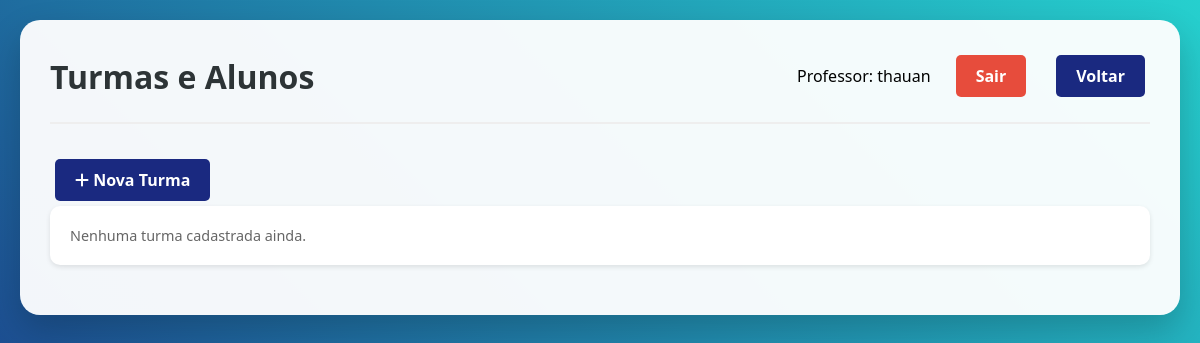
Page /visualizar_turmas/ (signed in) on the earlier database version.
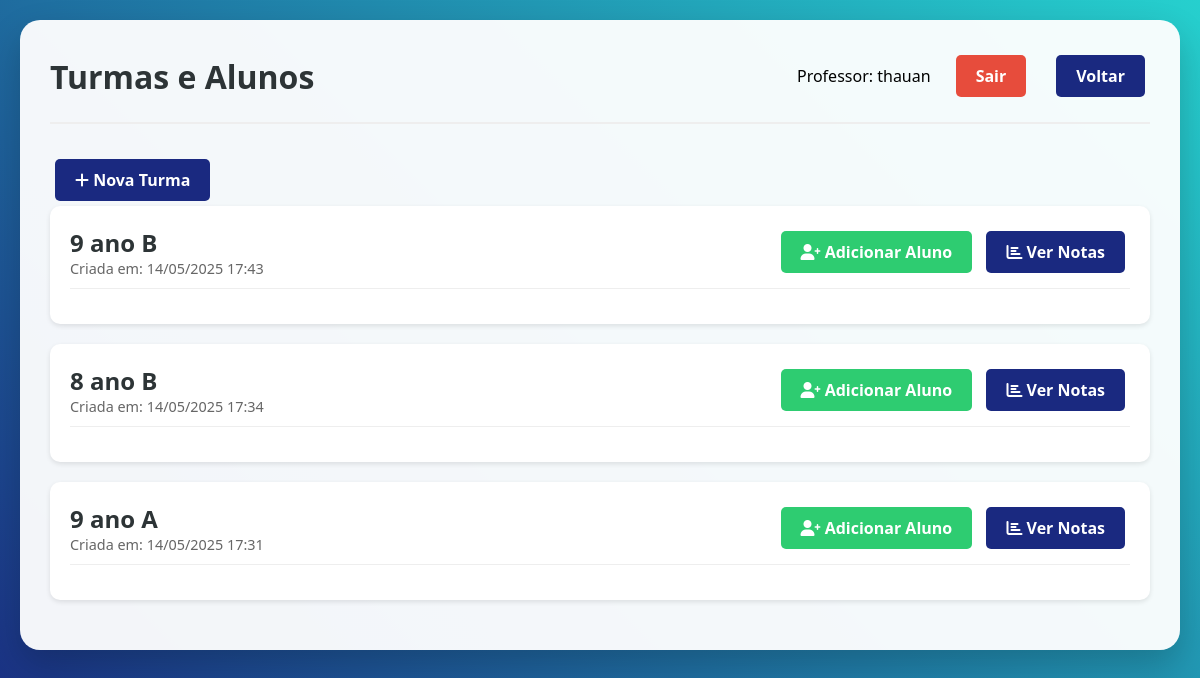
Same page on the later database version.
### notas/models.py (models this page shows, shortened)
class Professor(AbstractUser):
    email = models.EmailField(unique=True)

class Turma(models.Model):
    nome = models.CharField(max_length=100)
    professor = models.ForeignKey(Professor, on_delete=models.CASCADE)
    data_criacao = models.DateTimeField(auto_now_add=True)

### notas/views.py (the view)
# urls.py: path('visualizar_turmas/', visualizar_turmas, name='visualizar_turmas'),
@login_required
def visualizar_turmas(request):
    try:
        turmas = Turma.objects.filter(professor=request.user).order_by('-data_criacao')
        for turma in turmas:
            for aluno in turma.alunos.all():
                notas = Notas.objects.filter(aluno=aluno).order_by('semestre')
                notas_por_semestre = {
                    nota.semestre: {
                        'nota1': nota.nota1,
                        'nota2': nota.nota2,
                        'nota3': nota.nota3,
                        'media': round((nota.nota1 + nota.nota2 + nota.nota3) / 3, 2),
                    }
                    for nota in notas
                }
                media_final = (
                    sum(nota['media'] for nota in notas_por_semestre.values()) / len(notas_por_semestre)
                    if notas_por_semestre else 0
                )
                aluno.media_final = round(media_final, 2)
        return render(request, 'notas/visualizar_turmas.html', {
            'turmas': turmas,
            'professor_nome': request.user.username
        })
    except Exception as e:
        messages.error(request, f'Erro ao carregar turmas: {str(e)}')
        return render(request, 'notas/visualizar_turmas.html', {
            'turmas': [],
            'professor_nome': request.user.username
        })

### notas/templates/notas/visualizar_turmas.html (shortened to what this page needs)
<!DOCTYPE html>
<html lang="pt-BR">
<head>
    <link rel="stylesheet" href="https://cdnjs.cloudflare.com/ajax/libs/font-awesome/6.0.0/css/all.min.css">
</head>
<body>
    <div class="container">
        <div class="header">
            <h1>Turmas e Alunos</h1>
            <div class="user-info">
                <p>Professor: {{ professor_nome }}</p>
                <a href="{% url 'logout' %}" class="btn btn-danger">Sair</a>
                <a href="{% url 'adicionar_notas' %}" class="btn btn-primary">Voltar</a>
            </div>
        </div>
        <a href="{% url 'adicionar_turma' %}" class="btn btn-primary">
            <i class="fas fa-plus"></i> Nova Turma
        </a>
        {% for turma in turmas %}
        <div class="turma-card">
            <div class="turma-header">
                <div>
                    <div class="turma-nome">{{ turma.nome }}</div>
                    <div class="turma-info">Criada em: {{ turma.data_criacao|date:"d/m/Y H:i" }}</div>
                </div>
                <div>
                    <a href="{% url 'adicionar_notas' %}?turma={{ turma.id }}" class="btn btn-success">
                        <i class="fas fa-user-plus"></i> Adicionar Aluno
                    </a>
                    <a href="{% url 'visualizar_notas' %}?turma={{ turma.id }}" class="btn btn-primary">
                        <i class="fas fa-chart-bar"></i> Ver Notas
                    </a>
                </div>
            </div>
        </div>
        {% empty %}
        <div class="turma-card">
            <div class="turma-info">Nenhuma turma cadastrada ainda.</div>
        </div>
        {% endfor %}
    </div>
</body>
</html>

### notas/templates/notas/visualizar_turmas.html (style rules this page uses)
* { margin: 0; padding: 0; box-sizing: border-box; font-family: 'Segoe UI', Tahoma, Geneva, Verdana, sans-serif; }
body { background: linear-gradient(45deg, #1a2980, #26d0ce); min-height: 100vh; padding: 20px; }
.container { background: rgba(255, 255, 255, 0.95); border-radius: 20px; padding: 30px; box-shadow: 0 15px 35px rgba(0, 0, 0, 0.2); max-width: 1200px; margin: 0 auto; }
.header { display: flex; justify-content: space-between; align-items: center; margin-bottom: 30px; padding-bottom: 20px; border-bottom: 2px solid #eee; }
.header h1 { color: #2d3436; font-size: 2em; }
.user-info { display: flex; align-items: center; gap: 20px; }
.btn { padding: 10px 20px; border-radius: 5px; text-decoration: none; color: white; font-weight: bold; transition: all 0.3s ease; display: inline-block; margin: 5px; }
.btn-primary { background: #1a2980; }
.btn-danger { background: #e74c3c; }
.btn-success { background: #2ecc71; }
.turma-card { background: white; border-radius: 10px; padding: 20px; margin-bottom: 20px; box-shadow: 0 2px 5px rgba(0,0,0,0.1); }
.turma-header { display: flex; justify-content: space-between; align-items: center; margin-bottom: 15px; padding-bottom: 10px; border-bottom: 1px solid #eee; }
.turma-nome { font-size: 1.5em; color: #2d3436; font-weight: bold; }
.turma-info { color: #666; font-size: 0.9em; }

Differences in the rows shown:
added Turma: nome "9 ano B", data_criacao "14/05/2025 17:43"
added Turma: nome "8 ano B", data_criacao "14/05/2025 17:34"
added Turma: nome "9 ano A", data_criacao "14/05/2025 17:31"
Other differences:
text no longer shown: "Nenhuma turma cadastrada ainda."
